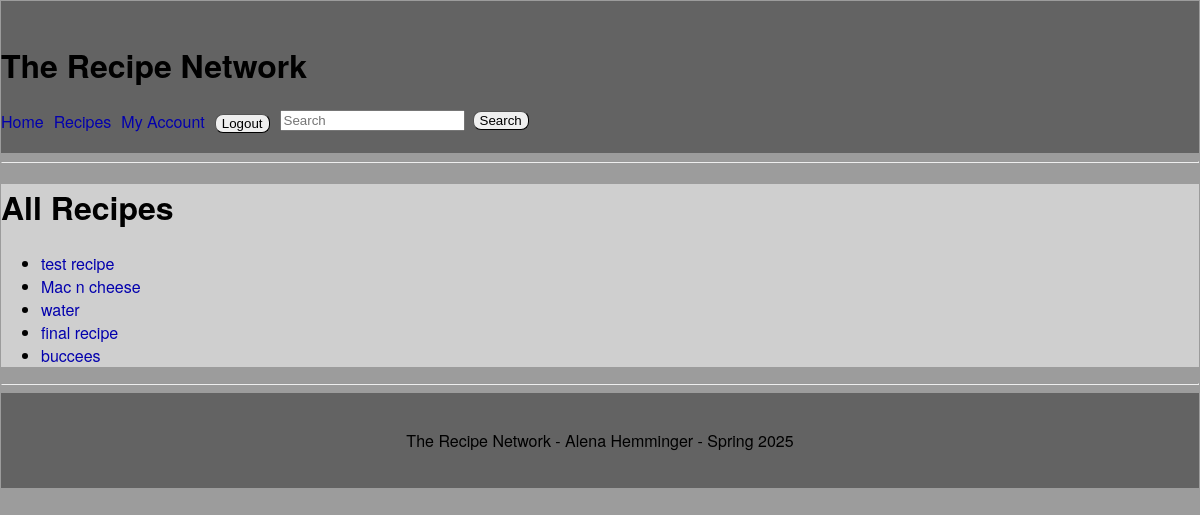
Screenshot of /recipe/ (signed in) with the database file from the repository.
### recipe_app/models.py (models this page shows, shortened)
class Recipe(models.Model):
    recipe_name = models.CharField(max_length=255)
    ingredients = models.TextField(default="Not specified")
    directions = models.TextField(default="Not specified")
    creator = models.ForeignKey(Account, on_delete=models.CASCADE)

### recipe_app/views.py (the view)
# urls.py: path('recipe/', RecipeList.as_view(), name='recipe_list'),
class RecipeList(ListView):
    model = Recipe
    template_name = 'recipe_list.html'
    context_object_name = 'recipes'
    def get_context_data(self, **kwargs):
        context = super().get_context_data(**kwargs)
        q = self.request.GET.get('q')
        if q:
            context['recipes'] = Recipe.objects.filter(recipe_name__icontains=q)
        return context

### recipe_app/templates/recipe_app/recipe_list.html (shortened to what this page needs)
{% extends "recipe_app/base.html" %}
{% block content %}
<h1>All Recipes</h1>
<ul>
    {% for recipe in recipes %}
        <li><a href="{% url 'recipe_detail' recipe.id %}">{{ recipe.recipe_name }}</a></li>
    {% empty %}
        <p>No recipes found.</p>
    {% endfor %}
</ul>
{% endblock %}

### recipe_app/static/recipe_app/styles.css (style rules this page uses)
body { margin: 1px; font-family: 'Helvetica Neue', Arial, sans-serif; background-color: #9c9c9c; color: #000000; }
a:link, a:visited { color: #0300ad; text-decoration: none; }

### rows the page displays
Recipe: recipe_name "test recipe"
Recipe: recipe_name "Mac n cheese"
Recipe: recipe_name "water"
Recipe: recipe_name "final recipe"
Recipe: recipe_name "buccees"
